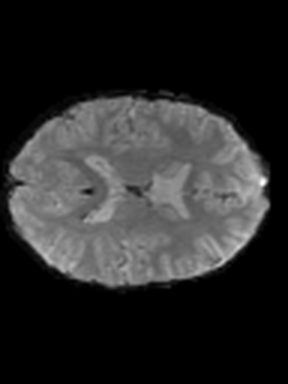
#> input picture lab5/brain_mri.png, 288 x 384 px
$ python task6_region_growing.py
#> lines starting #> are read from the running program, lines starting #| are printed output that depends on the picture; after the words box and inside, x2 and y2 are one past the last pixel; in counts of white or black regions, pixels touching at a corner belong together
import os
import cv2
import numpy as np
import matplotlib.pyplot as plt

os.makedirs("outputs", exist_ok=True)

img = cv2.imread("brain_mri.png", cv2.IMREAD_GRAYSCALE)
#> img is the input picture: shape (384, 288); min 0, max 254, mean 42.3


def region_growing(image, seed, threshold):
#> called with seed = (130, 188), threshold = 25
    h, w = image.shape
#> h = 384; w = 288
    visited = np.zeros((h, w), np.uint8)
    out = np.zeros((h, w), np.uint8)
    seed_val = int(image[seed[1], seed[0]])
#> seed_val = 32
    stack = [seed]
    visited[seed[1], seed[0]] = 1
    while stack:
        x, y = stack.pop()
        out[y, x] = 255
        for dx, dy in [(-1, 0), (1, 0), (0, -1), (0, 1)]:
            nx, ny = x + dx, y + dy
            if 0 <= nx < w and 0 <= ny < h and not visited[ny, nx]:
                visited[ny, nx] = 1
                if abs(int(image[ny, nx]) - seed_val) <= threshold:
                    stack.append((nx, ny))
    return out


seed_point = (130, 188)
mask = region_growing(img, seed_point, 25)
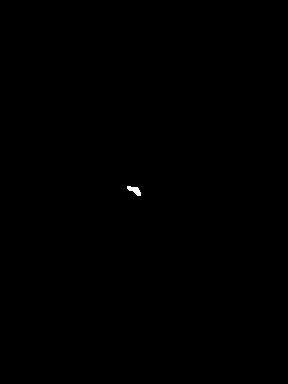
#> mask: shape (384, 288); 0.07% white; 1 white region, box (x1, y1, x2, y2) and area: (127, 186, 141, 196) 78
cv2.imwrite("outputs/task6_region_grown.png", mask)

overlay = cv2.cvtColor(img, cv2.COLOR_GRAY2BGR)
overlay[mask == 255] = (0, 0, 255)
#> overlay: shape (384, 288, 3); 0.07% of pixels changed, all inside (x1, y1, x2, y2) = (127, 186, 141, 196)

fig, ax = plt.subplots(1, 3, figsize=(15, 6.5))
ax[0].imshow(img, cmap="gray")
ax[0].plot(*seed_point, "g+", markersize=15, mew=2)
ax[0].set_title("Original + seed")
ax[1].imshow(mask, cmap="gray")
ax[1].set_title("Binary segmentation mask")
ax[2].imshow(cv2.cvtColor(overlay, cv2.COLOR_BGR2RGB))
ax[2].set_title("Overlay")
for a in ax:
    a.axis("off")
plt.tight_layout()
plt.savefig("outputs/task6_required_output.png", dpi=150, bbox_inches="tight")
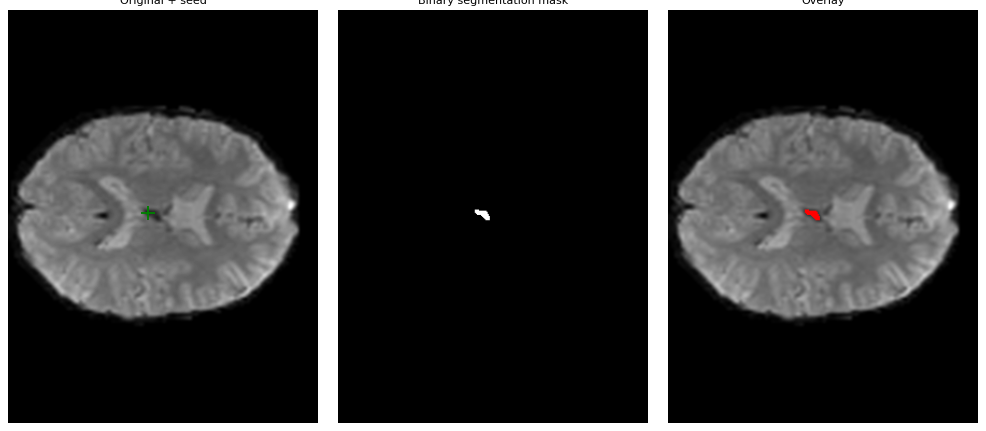
#> figure drawn by matplotlib, 3 panels
plt.show()

thresholds = [15, 25, 35]
seeds = [(130, 188), (140, 130)]

fig, ax = plt.subplots(len(seeds), len(thresholds), figsize=(13, 10))
for i, sd in enumerate(seeds):
    for j, th in enumerate(thresholds):
        m = region_growing(img, sd, th)
        ax[i, j].imshow(m, cmap="gray")
        ax[i, j].set_title(f"seed={sd}, thresh={th} ({int(m.sum() / 255)} px)", fontsize=9)
        ax[i, j].axis("off")
#> this loop made 2 passes
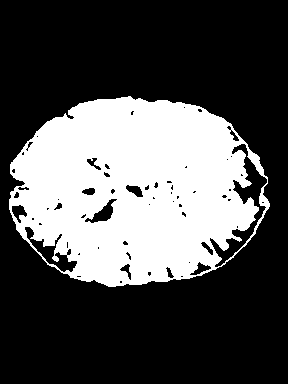
#> m: shape (384, 288); 31.7% white; 1 white region, box (x1, y1, x2, y2) and area: (9, 96, 270, 287) 35095
plt.tight_layout()
plt.savefig("outputs/task6_parameter_study.png", dpi=150, bbox_inches="tight")
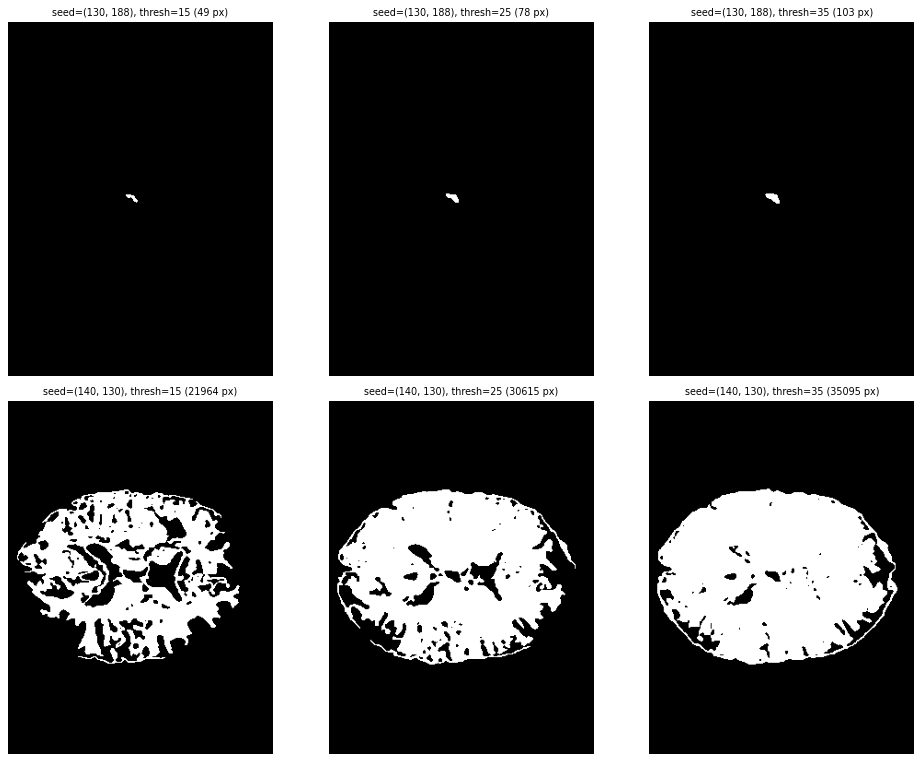
#> figure drawn by matplotlib, 6 panels
plt.show()

print("Why can changing the seed point significantly change the final segmented region?")
print("Region growing only absorbs neighbours that are both intensity-similar to the seed and spatially")
print("connected to it. Different seeds start from different reference intensities and lie in tissue")
print("compartments separated by anatomical boundaries, so the same threshold grows entirely different regions.")
